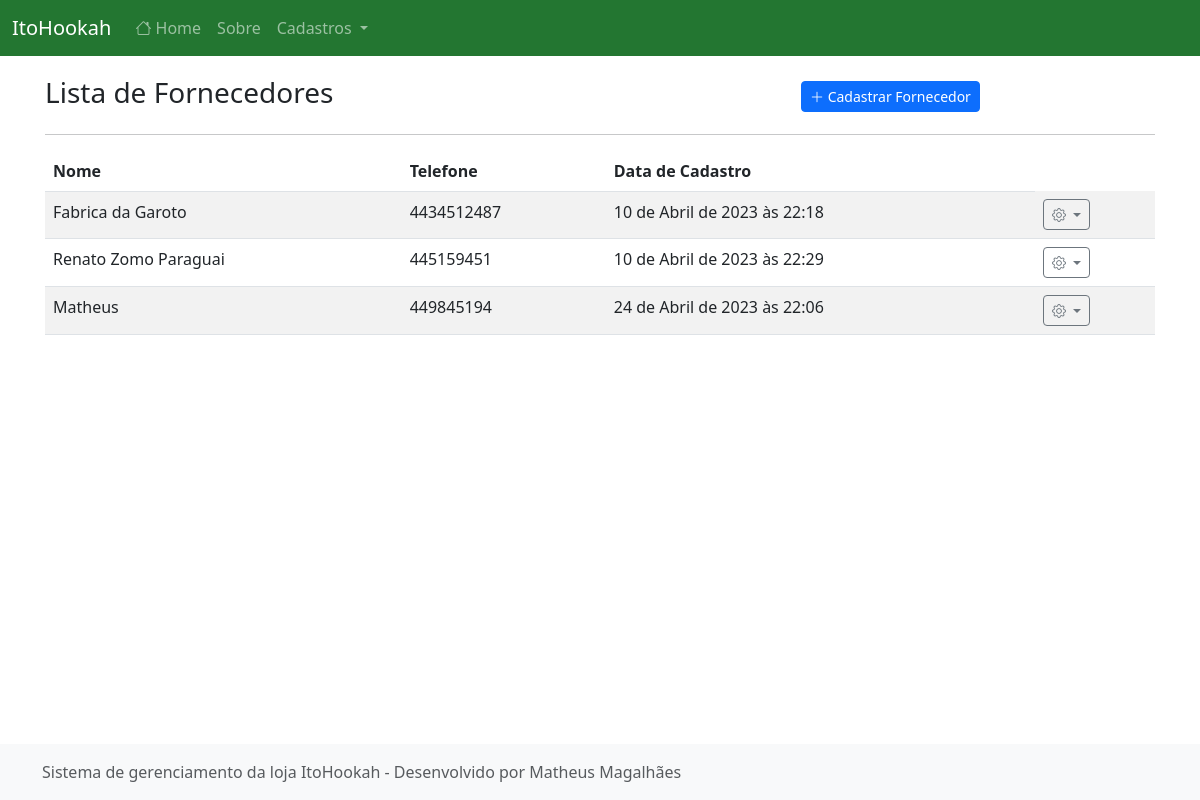
The app's page /listar/fornecedor/, older data.
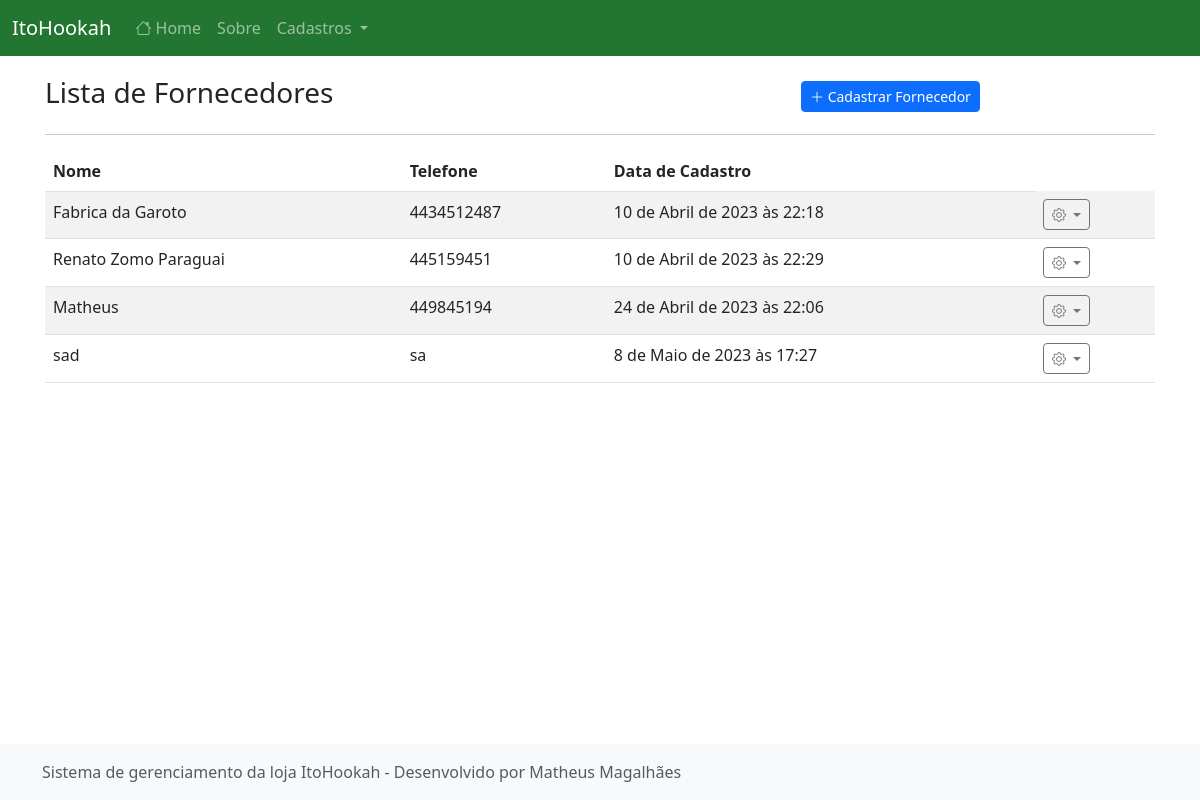
The same page, newer data.
### cadastros/models.py (models this page shows, shortened)
class Fornecedor(models.Model):
    nome = models.CharField(max_length=50)
    telefone = models.CharField(max_length=15, verbose_name="Telefone")
    documento = models.CharField(max_length=18, help_text="Informe o CNPJ")
    cadastrado_em = models.DateTimeField(auto_now_add=True)
    atualizado_em = models.DateTimeField(auto_now=True)

### cadastros/views.py (the view)
# urls.py: path("listar/fornecedor/", FornecedorList.as_view(), name="listar-fornecedor"),
class FornecedorList(ListView):
    model = Fornecedor
    template_name = "cadastros/list/fornecedor.html"

### cadastros/templates/cadastros/list/fornecedor.html (shortened to what this page needs)
{% extends 'paginas/modelo.html' %}
{% load static %}
{% block conteudo %}
<div class="row justify-content-center align-items-center mt-3">
    <div class="col-md-8">
        <h3 class="">Lista de Fornecedores</h3>
    </div>
    <div class="col-md">
        <a href="{% url 'cadastrar-fornecedor' %}" class="btn btn-primary btn-sm">
            <i class="bi bi-plus-lg"></i>
            Cadastrar Fornecedor
        </a>
    </div>
</div>
<hr>
<div class="table-responsive-lg">
    <table class="table table-striped">
        <thead>
            <tr>
                <th>Nome</th>
                <th>Telefone</th>
                <th>Data de Cadastro</th>
            </tr>
        </thead>
        <tbody>
            {% for obj in object_list %}
            <tr class="">
                <td>{{ obj.nome }}</td>
                <td>{{ obj.telefone }}</td>
                <td>{{ obj.cadastrado_em }}</td>
                <td>
                    <div class="dropdown">
                        <a class="btn btn-sm btn-outline-secondary dropdown-toggle" href="#" role="button"
                            data-bs-toggle="dropdown" aria-expanded="false">
                            <i class="bi bi-gear"></i>
                        </a>
                    </div>
                </td>
            </tr>
            {% empty %}
            <tr>
                <th colspan="100%">Nenhum registro encontrado.</th>
            </tr>
            {% endfor %}
        </tbody>
    </table>
</div>
{% endblock %}

Row changes from the older to the newer data that the page shows:
added Fornecedor: nome "sad", telefone "sa", cadastrado_em "8 de Maio de 2023 às 17:27"
